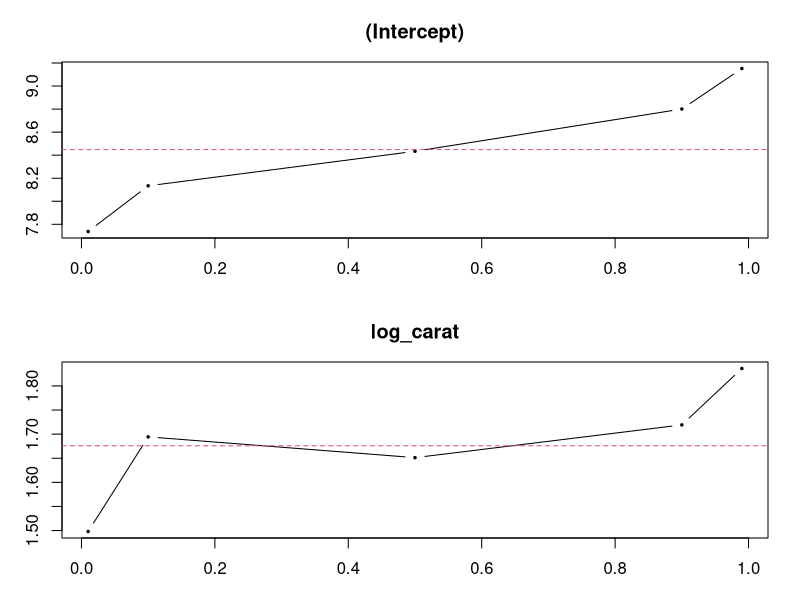
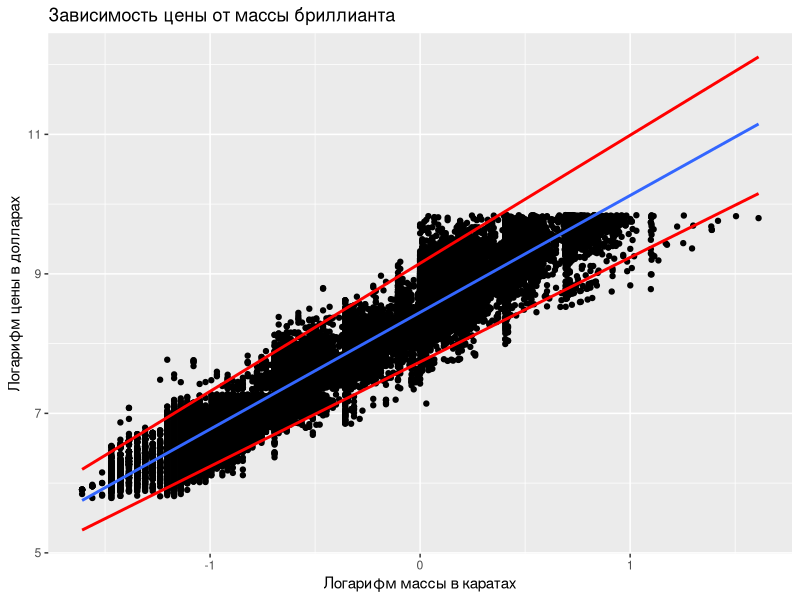

Recreate these plots in R, in order.
## ---- chunk 1
library("quantreg") # квантильная регрессия
library("ggplot2") # графики
library("dplyr") # манипуляции с данными
## ---- chunk 2
diams <- mutate(diamonds, 
                log_price = log(price),
                log_carat = log(carat))
## ---- chunk 3
model_ols <- lm(data = diams, log_price ~ log_carat)
model_q <- rq(data = diams, log_price ~ log_carat,
              tau = c(0.01, 0.1, 0.5, 0.9, 0.99))
## ---- chunk 4
summary(model_q)
## ---- chunk 5
plot(model_q)
## ---- chunk 6
base <- ggplot(data = diams, aes(x = log_carat, y = log_price)) + 
  geom_point() + ggtitle("Зависимость цены от массы бриллианта") +
  xlab("Логарифм массы в каратах") + ylab("Логарифм цены в долларах")
base + stat_smooth(method = "lm", se = FALSE) +
  stat_smooth(method = "rq", se = FALSE, method.args = list(tau = 0.01), col = "red") +
  stat_smooth(method = "rq", se = FALSE, method.args = list(tau = 0.99), col = "red") 
